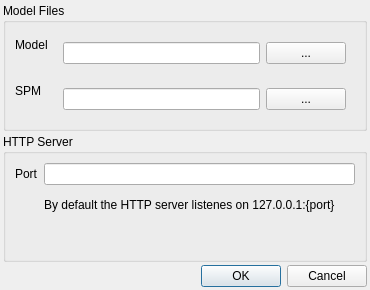
<?xml version="1.0" encoding="UTF-8"?>
<ui version="4.0">
 <class>SettingsDialog</class>
 <widget class="QDialog" name="SettingsDialog">
  <property name="geometry">
   <rect>
    <x>0</x>
    <y>0</y>
    <width>370</width>
    <height>290</height>
   </rect>
  </property>
  <property name="windowTitle">
   <string>PolyGlot Settings</string>
  </property>
  <layout class="QVBoxLayout" name="verticalLayout">
   <property name="spacing">
    <number>3</number>
   </property>
   <property name="leftMargin">
    <number>3</number>
   </property>
   <property name="topMargin">
    <number>3</number>
   </property>
   <property name="rightMargin">
    <number>3</number>
   </property>
   <property name="bottomMargin">
    <number>3</number>
   </property>
   <item>
    <widget class="QGroupBox" name="groupBox_2">
     <property name="title">
      <string>Model Files</string>
     </property>
     <layout class="QFormLayout" name="formLayout_2">
      <property name="labelAlignment">
       <set>Qt::AlignLeading|Qt::AlignLeft|Qt::AlignVCenter</set>
      </property>
      <property name="formAlignment">
       <set>Qt::AlignLeading|Qt::AlignLeft|Qt::AlignVCenter</set>
      </property>
      <item row="0" column="0">
       <widget class="QLabel" name="label_3">
        <property name="text">
         <string>Model</string>
        </property>
       </widget>
      </item>
      <item row="0" column="1">
       <widget class="QWidget" name="widget" native="true">
        <layout class="QHBoxLayout" name="horizontalLayout">
         <item>
          <widget class="QLineEdit" name="modelFile"/>
         </item>
         <item>
          <widget class="QPushButton" name="modelFileBtn">
           <property name="sizePolicy">
            <sizepolicy hsizetype="Minimum" vsizetype="Fixed">
             <horstretch>0</horstretch>
             <verstretch>0</verstretch>
            </sizepolicy>
           </property>
           <property name="text">
            <string>...</string>
           </property>
          </widget>
         </item>
        </layout>
       </widget>
      </item>
      <item row="1" column="0">
       <widget class="QLabel" name="label_4">
        <property name="text">
         <string>SPM</string>
        </property>
       </widget>
      </item>
      <item row="1" column="1">
       <widget class="QWidget" name="widget_2" native="true">
        <layout class="QHBoxLayout" name="horizontalLayout_2">
         <item>
          <widget class="QLineEdit" name="spmFile"/>
         </item>
         <item>
          <widget class="QPushButton" name="spmFileBtn">
           <property name="text">
            <string>...</string>
           </property>
          </widget>
         </item>
        </layout>
       </widget>
      </item>
     </layout>
    </widget>
   </item>
   <item>
    <widget class="QGroupBox" name="groupBox">
     <property name="title">
      <string>HTTP Server</string>
     </property>
     <layout class="QFormLayout" name="formLayout">
      <item row="0" column="0">
       <widget class="QLabel" name="label">
        <property name="text">
         <string>Port</string>
        </property>
       </widget>
      </item>
      <item row="0" column="1">
       <widget class="QLineEdit" name="httpPort"/>
      </item>
      <item row="1" column="1">
       <widget class="QLabel" name="label_2">
        <property name="text">
         <string>By default the HTTP server listenes on 127.0.0.1:{port}</string>
        </property>
        <property name="wordWrap">
         <bool>true</bool>
        </property>
       </widget>
      </item>
     </layout>
    </widget>
   </item>
   <item>
    <widget class="QDialogButtonBox" name="buttonBox">
     <property name="orientation">
      <enum>Qt::Horizontal</enum>
     </property>
     <property name="standardButtons">
      <set>QDialogButtonBox::Cancel|QDialogButtonBox::Ok</set>
     </property>
    </widget>
   </item>
  </layout>
 </widget>
 <resources/>
 <connections>
  <connection>
   <sender>buttonBox</sender>
   <signal>accepted()</signal>
   <receiver>PolyglotSettingsDialog</receiver>
   <slot>accept()</slot>
   <hints>
    <hint type="sourcelabel">
     <x>248</x>
     <y>254</y>
    </hint>
    <hint type="destinationlabel">
     <x>157</x>
     <y>274</y>
    </hint>
   </hints>
  </connection>
  <connection>
   <sender>buttonBox</sender>
   <signal>rejected()</signal>
   <receiver>PolyglotSettingsDialog</receiver>
   <slot>reject()</slot>
   <hints>
    <hint type="sourcelabel">
     <x>316</x>
     <y>260</y>
    </hint>
    <hint type="destinationlabel">
     <x>286</x>
     <y>274</y>
    </hint>
   </hints>
  </connection>
 </connections>
</ui>
